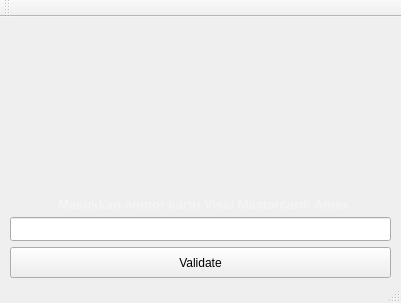
<?xml version="1.0" encoding="UTF-8"?>
<ui version="4.0">
 <class>MainWindow</class>
 <widget class="QMainWindow" name="MainWindow">
  <property name="geometry">
   <rect>
    <x>0</x>
    <y>0</y>
    <width>401</width>
    <height>303</height>
   </rect>
  </property>
  <property name="windowTitle">
   <string>MainWindow</string>
  </property>
  <property name="tabShape">
   <enum>QTabWidget::TabShape::Rounded</enum>
  </property>
  <widget class="QWidget" name="centralwidget">
   <widget class="QLineEdit" name="cardNumberInput">
    <property name="geometry">
     <rect>
      <x>10</x>
      <y>200</y>
      <width>381</width>
      <height>24</height>
     </rect>
    </property>
    <property name="layoutDirection">
     <enum>Qt::LayoutDirection::LeftToRight</enum>
    </property>
    <property name="text">
     <string/>
    </property>
    <property name="cursorMoveStyle">
     <enum>Qt::CursorMoveStyle::LogicalMoveStyle</enum>
    </property>
   </widget>
   <widget class="QPushButton" name="validateButton">
    <property name="geometry">
     <rect>
      <x>10</x>
      <y>230</y>
      <width>381</width>
      <height>31</height>
     </rect>
    </property>
    <property name="text">
     <string>Validate</string>
    </property>
   </widget>
   <widget class="QLabel" name="label">
    <property name="geometry">
     <rect>
      <x>0</x>
      <y>180</y>
      <width>411</width>
      <height>21</height>
     </rect>
    </property>
    <property name="mouseTracking">
     <bool>true</bool>
    </property>
    <property name="layoutDirection">
     <enum>Qt::LayoutDirection::RightToLeft</enum>
    </property>
    <property name="styleSheet">
     <string notr="true">font: 9pt &quot;OCR-A BT&quot;;</string>
    </property>
    <property name="text">
     <string>&lt;html&gt;&lt;head/&gt;&lt;body&gt;&lt;p&gt;&lt;span style=&quot; font-size:10pt; font-weight:700; color:#f4f4f4;&quot;&gt;Masukkan nomor kartu Visa/ Mastercard/ Amex &lt;/span&gt;&lt;/p&gt;&lt;/body&gt;&lt;/html&gt;</string>
    </property>
    <property name="alignment">
     <set>Qt::AlignmentFlag::AlignHCenter|Qt::AlignmentFlag::AlignTop</set>
    </property>
   </widget>
   <widget class="QLabel" name="label_2">
    <property name="geometry">
     <rect>
      <x>-50</x>
      <y>-10</y>
      <width>501</width>
      <height>291</height>
     </rect>
    </property>
    <property name="styleSheet">
     <string notr="true">image: url(:/res/cc.JPG);</string>
    </property>
    <property name="text">
     <string/>
    </property>
   </widget>
   <zorder>label_2</zorder>
   <zorder>cardNumberInput</zorder>
   <zorder>validateButton</zorder>
   <zorder>label</zorder>
  </widget>
  <widget class="QStatusBar" name="statusbar"/>
  <widget class="QToolBar" name="toolBar">
   <property name="windowTitle">
    <string>toolBar</string>
   </property>
   <attribute name="toolBarArea">
    <enum>TopToolBarArea</enum>
   </attribute>
   <attribute name="toolBarBreak">
    <bool>false</bool>
   </attribute>
  </widget>
 </widget>
 <resources/>
 <connections/>
</ui>
